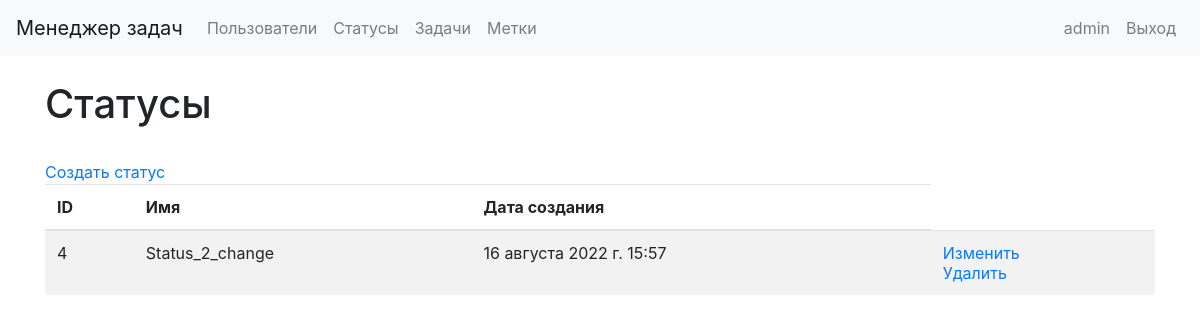
The page /statuses/ (signed in) on the database as committed earlier.
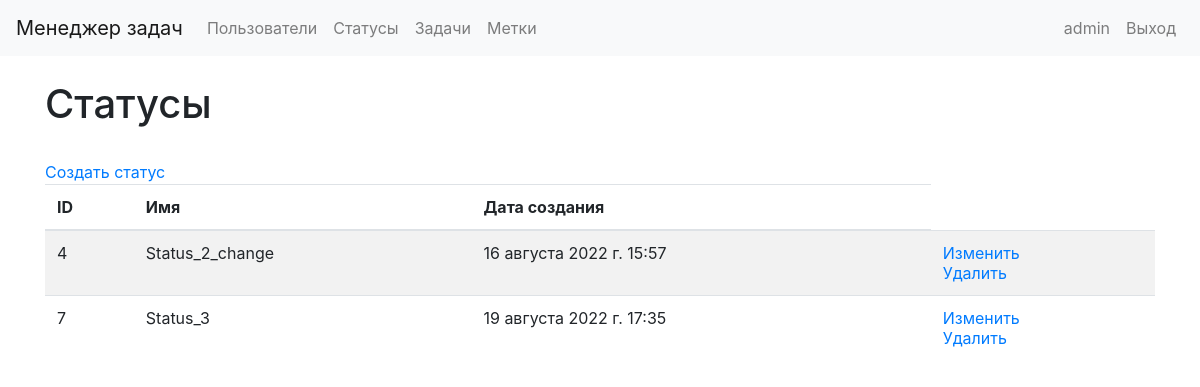
The same page on the database as committed later.
### task_manager/models.py (models this page shows, shortened)
class Status(models.Model):
    name = models.CharField(max_length=100, unique=True)
    time_create = models.DateTimeField(auto_now_add=True)

### task_manager/views.py (the view)
# urls.py: path('statuses/', views.StatusList.as_view(), name='statuses_list'),
class StatusList(LoginRequiredMixin, ListView):
    model = Status
    template_name = "statuses_list.html"
    login_url = reverse_lazy('user_login')
    def dispatch(self, request, *args, **kwargs):
        if not request.user.is_authenticated:
            messages.error(request, _("Вы не авторизованы! Пожалуйста, выполните вход."))
            return redirect('user_login')
        return super().dispatch(request, *args, **kwargs)

### task_manager/templates/statuses_list.html
{% extends 'base.html' %}
{% load i18n %}
{% block content %}
    <div class="container wrapper flex-grow-1">
        <br>
        <h1>{% translate "Статусы" %}</h1>
        <br>
        <a href="{% url 'statuses_create' %}">{% translate "Создать статус" %}</a>
        <table class="table table-striped">
            <thead>
                <tr>
                    <th>{% translate "ID" %}</th>
                    <th>{% translate "Имя" %}</th>
                    <th>{% translate "Дата создания" %}</th>
                </tr>
            </thead>
            <tbody>
                {% for s in object_list %}
                <tr>
                    <td>{{s.id}}</td>
                    <td>{{s.name}}</td>
                    <td>{{s.time_create}}</td>
                    <td>
                        <a href="{% url 'statuses_update' pk=s.id %}">{% translate "Изменить" %}</a>
                        <br>
                        <a href="{% url 'statuses_delete' pk=s.id %}">{% translate "Удалить" %}</a>
                    </td>
                </tr>
                {% endfor %}
            </tbody>
        </table>
    </div>
{% endblock %}

Rows that differ between the two databases and show on the page:
added Status: id "7", name "Status_3", time_create "19 августа 2022 г. 17:35"
